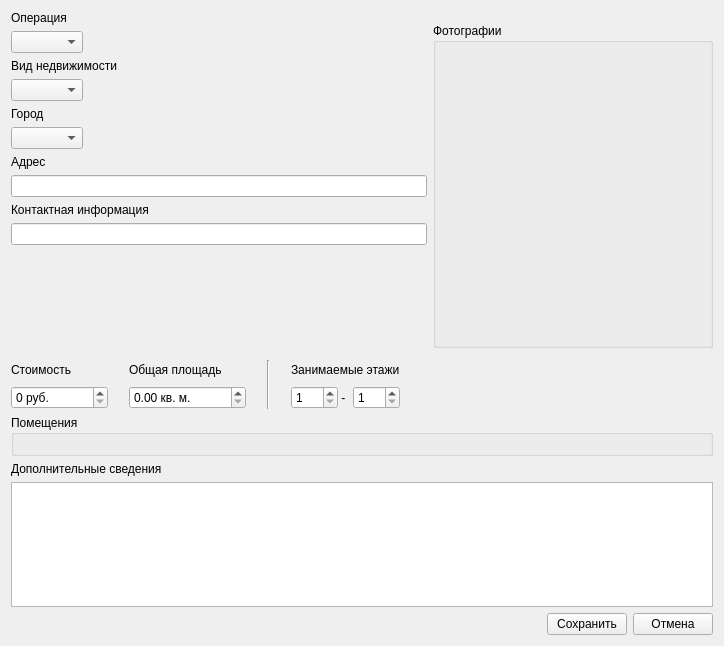
<?xml version="1.0" encoding="UTF-8"?>
<ui version="4.0">
 <class>DlgUserQueryEditor</class>
 <widget class="QWidget" name="DlgUserQueryEditor">
  <property name="geometry">
   <rect>
    <x>0</x>
    <y>0</y>
    <width>724</width>
    <height>646</height>
   </rect>
  </property>
  <property name="windowTitle">
   <string>Dialog</string>
  </property>
  <layout class="QGridLayout" name="gridLayout" columnstretch="1,0">
   <item row="15" column="0" colspan="2">
    <layout class="QHBoxLayout" name="horizontalLayout">
     <property name="topMargin">
      <number>0</number>
     </property>
     <item>
      <spacer name="horizontalSpacer">
       <property name="orientation">
        <enum>Qt::Horizontal</enum>
       </property>
       <property name="sizeHint" stdset="0">
        <size>
         <width>40</width>
         <height>20</height>
        </size>
       </property>
      </spacer>
     </item>
     <item>
      <widget class="QPushButton" name="bSave">
       <property name="text">
        <string>Сохранить</string>
       </property>
      </widget>
     </item>
     <item>
      <widget class="QPushButton" name="bCancel">
       <property name="text">
        <string>Отмена</string>
       </property>
       <property name="flat">
        <bool>false</bool>
       </property>
      </widget>
     </item>
    </layout>
   </item>
   <item row="14" column="0" colspan="2">
    <widget class="QPlainTextEdit" name="eAdditionalInfo">
     <property name="sizePolicy">
      <sizepolicy hsizetype="Expanding" vsizetype="Expanding">
       <horstretch>0</horstretch>
       <verstretch>0</verstretch>
      </sizepolicy>
     </property>
    </widget>
   </item>
   <item row="11" column="0" colspan="2">
    <widget class="QLabel" name="lblAdditionalInfo">
     <property name="text">
      <string>Дополнительные сведения</string>
     </property>
     <property name="textFormat">
      <enum>Qt::RichText</enum>
     </property>
    </widget>
   </item>
   <item row="3" column="1">
    <widget class="QGroupBox" name="gbPhotos">
     <property name="sizePolicy">
      <sizepolicy hsizetype="MinimumExpanding" vsizetype="MinimumExpanding">
       <horstretch>0</horstretch>
       <verstretch>0</verstretch>
      </sizepolicy>
     </property>
     <property name="title">
      <string>Фотографии</string>
     </property>
     <property name="flat">
      <bool>false</bool>
     </property>
     <layout class="QVBoxLayout" name="verticalLayout">
      <item>
       <widget class="QLabel" name="lblPhoto">
        <property name="minimumSize">
         <size>
          <width>256</width>
          <height>256</height>
         </size>
        </property>
        <property name="maximumSize">
         <size>
          <width>256</width>
          <height>256</height>
         </size>
        </property>
        <property name="frameShape">
         <enum>QFrame::NoFrame</enum>
        </property>
        <property name="frameShadow">
         <enum>QFrame::Sunken</enum>
        </property>
        <property name="lineWidth">
         <number>1</number>
        </property>
        <property name="text">
         <string/>
        </property>
       </widget>
      </item>
      <item>
       <layout class="QHBoxLayout" name="layoutPhotoButtons" stretch="1,0,0">
        <item>
         <spacer name="horizontalSpacer_3">
          <property name="orientation">
           <enum>Qt::Horizontal</enum>
          </property>
          <property name="sizeHint" stdset="0">
           <size>
            <width>40</width>
            <height>20</height>
           </size>
          </property>
         </spacer>
        </item>
        <item>
         <widget class="QPushButton" name="bPreviousPhoto">
          <property name="sizePolicy">
           <sizepolicy hsizetype="Minimum" vsizetype="Fixed">
            <horstretch>0</horstretch>
            <verstretch>0</verstretch>
           </sizepolicy>
          </property>
          <property name="text">
           <string/>
          </property>
          <property name="icon">
           <iconset resource="resources.qrc">
            <normaloff>:/icons/icons/previous.ico</normaloff>:/icons/icons/previous.ico</iconset>
          </property>
          <property name="autoDefault">
           <bool>false</bool>
          </property>
          <property name="flat">
           <bool>true</bool>
          </property>
         </widget>
        </item>
        <item>
         <widget class="QPushButton" name="bNextPhoto">
          <property name="sizePolicy">
           <sizepolicy hsizetype="Minimum" vsizetype="Fixed">
            <horstretch>0</horstretch>
            <verstretch>0</verstretch>
           </sizepolicy>
          </property>
          <property name="text">
           <string/>
          </property>
          <property name="icon">
           <iconset resource="resources.qrc">
            <normaloff>:/icons/icons/next.ico</normaloff>:/icons/icons/next.ico</iconset>
          </property>
          <property name="autoDefault">
           <bool>false</bool>
          </property>
          <property name="flat">
           <bool>true</bool>
          </property>
         </widget>
        </item>
       </layout>
      </item>
     </layout>
    </widget>
   </item>
   <item row="1" column="0" rowspan="4">
    <layout class="QVBoxLayout" name="verticalLayout_2">
     <item>
      <widget class="QLabel" name="lblQueryType">
       <property name="text">
        <string>Операция</string>
       </property>
      </widget>
     </item>
     <item>
      <widget class="QComboBox" name="cbQueryType">
       <property name="sizePolicy">
        <sizepolicy hsizetype="Fixed" vsizetype="Fixed">
         <horstretch>0</horstretch>
         <verstretch>0</verstretch>
        </sizepolicy>
       </property>
      </widget>
     </item>
     <item>
      <widget class="QLabel" name="lblObjectType">
       <property name="text">
        <string>Вид недвижимости</string>
       </property>
      </widget>
     </item>
     <item>
      <widget class="QComboBox" name="cbRealEstateType">
       <property name="sizePolicy">
        <sizepolicy hsizetype="Fixed" vsizetype="Fixed">
         <horstretch>0</horstretch>
         <verstretch>0</verstretch>
        </sizepolicy>
       </property>
      </widget>
     </item>
     <item>
      <widget class="QLabel" name="lblCity">
       <property name="text">
        <string>Город</string>
       </property>
      </widget>
     </item>
     <item>
      <widget class="QComboBox" name="cbCity">
       <property name="sizePolicy">
        <sizepolicy hsizetype="Fixed" vsizetype="Fixed">
         <horstretch>0</horstretch>
         <verstretch>0</verstretch>
        </sizepolicy>
       </property>
      </widget>
     </item>
     <item>
      <widget class="QLabel" name="lblAddress">
       <property name="text">
        <string>Адрес</string>
       </property>
      </widget>
     </item>
     <item>
      <widget class="QLineEdit" name="eAddress">
       <property name="maxLength">
        <number>255</number>
       </property>
       <property name="clearButtonEnabled">
        <bool>true</bool>
       </property>
      </widget>
     </item>
     <item>
      <widget class="QLabel" name="lblContact">
       <property name="text">
        <string>Контактная информация</string>
       </property>
       <property name="textFormat">
        <enum>Qt::RichText</enum>
       </property>
      </widget>
     </item>
     <item>
      <widget class="QLineEdit" name="eContact">
       <property name="clearButtonEnabled">
        <bool>true</bool>
       </property>
      </widget>
     </item>
     <item>
      <spacer name="verticalSpacer">
       <property name="orientation">
        <enum>Qt::Vertical</enum>
       </property>
       <property name="sizeHint" stdset="0">
        <size>
         <width>20</width>
         <height>40</height>
        </size>
       </property>
      </spacer>
     </item>
    </layout>
   </item>
   <item row="10" column="0" colspan="2">
    <widget class="QGroupBox" name="gbRooms">
     <property name="sizePolicy">
      <sizepolicy hsizetype="Preferred" vsizetype="Preferred">
       <horstretch>0</horstretch>
       <verstretch>0</verstretch>
      </sizepolicy>
     </property>
     <property name="title">
      <string>Помещения</string>
     </property>
     <layout class="QVBoxLayout" name="verticalLayout_3"/>
    </widget>
   </item>
   <item row="6" column="0" colspan="2">
    <layout class="QGridLayout" name="gridLayout_2" rowstretch="0,0" columnstretch="0,0,0,0,0,0,0,0">
     <property name="horizontalSpacing">
      <number>21</number>
     </property>
     <item row="1" column="3">
      <layout class="QHBoxLayout" name="layoutFloors">
       <item>
        <widget class="QSpinBox" name="spinFirstFloor">
         <property name="sizePolicy">
          <sizepolicy hsizetype="Fixed" vsizetype="Fixed">
           <horstretch>0</horstretch>
           <verstretch>0</verstretch>
          </sizepolicy>
         </property>
         <property name="wrapping">
          <bool>false</bool>
         </property>
         <property name="accelerated">
          <bool>true</bool>
         </property>
         <property name="showGroupSeparator" stdset="0">
          <bool>true</bool>
         </property>
         <property name="suffix">
          <string/>
         </property>
         <property name="minimum">
          <number>1</number>
         </property>
         <property name="maximum">
          <number>500</number>
         </property>
         <property name="singleStep">
          <number>1</number>
         </property>
         <property name="displayIntegerBase">
          <number>10</number>
         </property>
        </widget>
       </item>
       <item>
        <widget class="QLabel" name="label">
         <property name="text">
          <string> - </string>
         </property>
        </widget>
       </item>
       <item>
        <widget class="QSpinBox" name="spinLastFloor">
         <property name="sizePolicy">
          <sizepolicy hsizetype="Fixed" vsizetype="Fixed">
           <horstretch>0</horstretch>
           <verstretch>0</verstretch>
          </sizepolicy>
         </property>
         <property name="wrapping">
          <bool>false</bool>
         </property>
         <property name="accelerated">
          <bool>true</bool>
         </property>
         <property name="showGroupSeparator" stdset="0">
          <bool>true</bool>
         </property>
         <property name="suffix">
          <string/>
         </property>
         <property name="minimum">
          <number>1</number>
         </property>
         <property name="maximum">
          <number>500</number>
         </property>
         <property name="singleStep">
          <number>1</number>
         </property>
         <property name="displayIntegerBase">
          <number>10</number>
         </property>
        </widget>
       </item>
      </layout>
     </item>
     <item row="0" column="3">
      <widget class="QLabel" name="lblFloors">
       <property name="sizePolicy">
        <sizepolicy hsizetype="Fixed" vsizetype="Fixed">
         <horstretch>0</horstretch>
         <verstretch>0</verstretch>
        </sizepolicy>
       </property>
       <property name="text">
        <string>Занимаемые этажи</string>
       </property>
       <property name="textFormat">
        <enum>Qt::RichText</enum>
       </property>
      </widget>
     </item>
     <item row="0" column="7">
      <spacer name="horizontalSpacer_2">
       <property name="orientation">
        <enum>Qt::Horizontal</enum>
       </property>
       <property name="sizeHint" stdset="0">
        <size>
         <width>40</width>
         <height>20</height>
        </size>
       </property>
      </spacer>
     </item>
     <item row="1" column="0">
      <widget class="QSpinBox" name="spinPrice">
       <property name="sizePolicy">
        <sizepolicy hsizetype="Fixed" vsizetype="Fixed">
         <horstretch>0</horstretch>
         <verstretch>0</verstretch>
        </sizepolicy>
       </property>
       <property name="wrapping">
        <bool>false</bool>
       </property>
       <property name="accelerated">
        <bool>true</bool>
       </property>
       <property name="showGroupSeparator" stdset="0">
        <bool>true</bool>
       </property>
       <property name="suffix">
        <string> руб.</string>
       </property>
       <property name="minimum">
        <number>0</number>
       </property>
       <property name="maximum">
        <number>2147483647</number>
       </property>
       <property name="singleStep">
        <number>1000</number>
       </property>
       <property name="displayIntegerBase">
        <number>10</number>
       </property>
      </widget>
     </item>
     <item row="1" column="1">
      <widget class="QDoubleSpinBox" name="spinTotalSquare">
       <property name="sizePolicy">
        <sizepolicy hsizetype="Fixed" vsizetype="Fixed">
         <horstretch>0</horstretch>
         <verstretch>0</verstretch>
        </sizepolicy>
       </property>
       <property name="accelerated">
        <bool>true</bool>
       </property>
       <property name="prefix">
        <string/>
       </property>
       <property name="suffix">
        <string> кв. м.</string>
       </property>
       <property name="decimals">
        <number>2</number>
       </property>
       <property name="maximum">
        <double>1000000.000000000000000</double>
       </property>
       <property name="singleStep">
        <double>0.100000000000000</double>
       </property>
       <property name="value">
        <double>0.000000000000000</double>
       </property>
      </widget>
     </item>
     <item row="0" column="1">
      <widget class="QLabel" name="lblTotalSquare">
       <property name="sizePolicy">
        <sizepolicy hsizetype="Fixed" vsizetype="Fixed">
         <horstretch>0</horstretch>
         <verstretch>0</verstretch>
        </sizepolicy>
       </property>
       <property name="text">
        <string>Общая площадь</string>
       </property>
       <property name="textFormat">
        <enum>Qt::RichText</enum>
       </property>
      </widget>
     </item>
     <item row="0" column="0">
      <widget class="QLabel" name="lblPrice">
       <property name="text">
        <string>Стоимость</string>
       </property>
      </widget>
     </item>
     <item row="0" column="2" rowspan="2">
      <widget class="Line" name="line">
       <property name="orientation">
        <enum>Qt::Vertical</enum>
       </property>
      </widget>
     </item>
    </layout>
   </item>
  </layout>
 </widget>
 <tabstops>
  <tabstop>cbQueryType</tabstop>
  <tabstop>cbCity</tabstop>
  <tabstop>eAddress</tabstop>
  <tabstop>eContact</tabstop>
  <tabstop>spinPrice</tabstop>
  <tabstop>spinTotalSquare</tabstop>
  <tabstop>eAdditionalInfo</tabstop>
  <tabstop>bSave</tabstop>
  <tabstop>bCancel</tabstop>
 </tabstops>
 <resources>
  <include location="resources.qrc"/>
 </resources>
 <connections/>
</ui>
